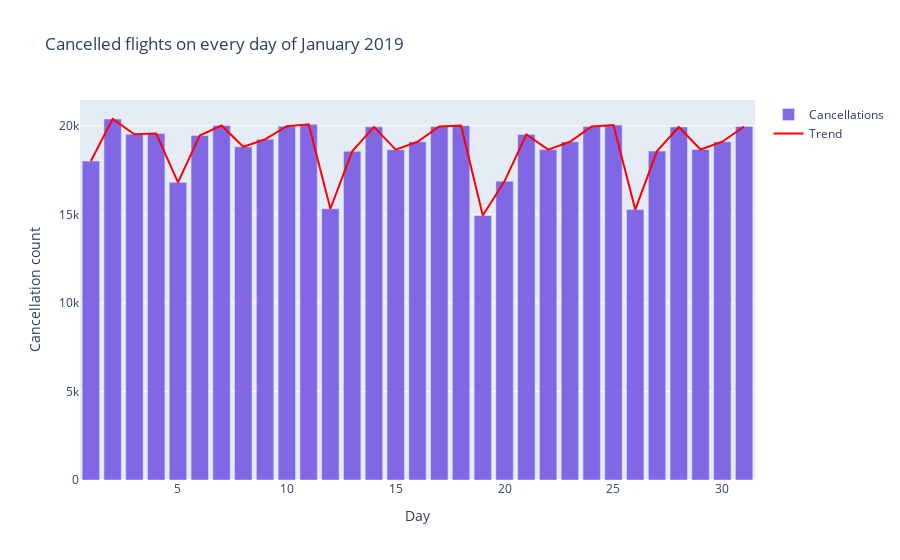

This figure's notebook cell:
### Code cell
plot1 = df_19.groupby('DAY_OF_MONTH')['CANCELLED'].count()
fig = go.Figure()

fig.add_trace(go.Bar(x=plot1.index, y=plot1.values, name='Cancellations',opacity=0.9,marker_color='#7759e3'))
fig.add_trace(go.Scatter(x=plot1.index, y=plot1.values, line=dict(color='red'), name='Trend'))

fig.update_layout(
    title="Cancelled flights on every day of January 2019",
    xaxis_title="Day",
    yaxis_title="Cancellation count",
)

fig.show()

### Figure 1 — Plotly figure (JSON) as saved in the notebook; plotly's stock layout.template omitted (floating-point values rounded to 4 significant figures)
{"data": [{"marker": {"color": "#7759e3"}, "name": "Cancellations", "opacity": 0.9, "type": "bar", "x": [1, 2, 3, 4, 5, 6, 7, 8, 9, 10, 11, 12, 13, 14, 15, 16, 17, 18, 19, 20, 21, 22, 23, 24, 25, 26, 27, 28, 29, 30, 31], "y": [18009, 20384, 19522, 19566, 16807, 19448, 20015, 18815, 19236, 19980, 20082, 15315, 18561, 19941, 18653, 19099, 19960, 20009, 14935, 16875, 19511, 18657, 19099, 19963, 20041, 15267, 18575, 19934, 18662, 19102, 19962]}, {"line": {"color": "red"}, "name": "Trend", "type": "scatter", "x": [1, 2, 3, 4, 5, 6, 7, 8, 9, 10, 11, 12, 13, 14, 15, 16, 17, 18, 19, 20, 21, 22, 23, 24, 25, 26, 27, 28, 29, 30, 31], "y": [18009, 20384, 19522, 19566, 16807, 19448, 20015, 18815, 19236, 19980, 20082, 15315, 18561, 19941, 18653, 19099, 19960, 20009, 14935, 16875, 19511, 18657, 19099, 19963, 20041, 15267, 18575, 19934, 18662, 19102, 19962]}], "layout": {"title": {"text": "Cancelled flights on every day of January 2019"}, "xaxis": {"title": {"text": "Day"}}, "yaxis": {"title": {"text": "Cancellation count"}}}}
